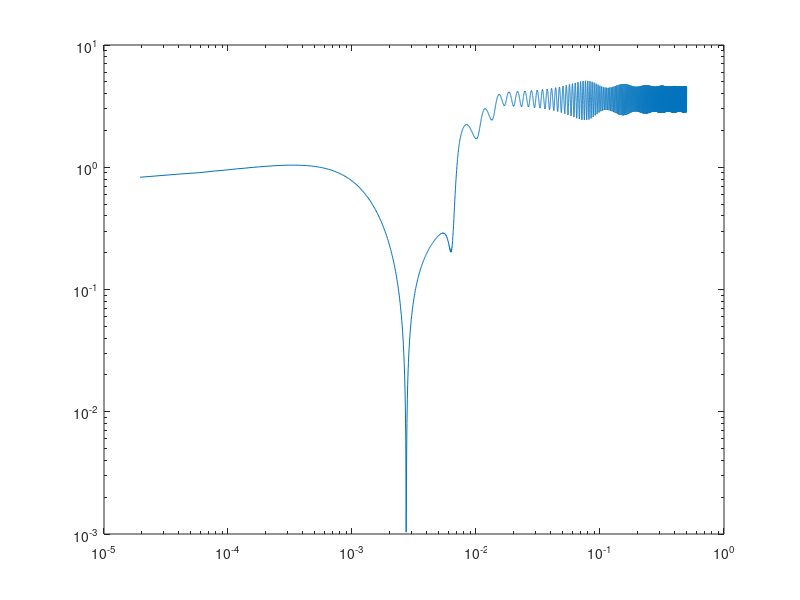

The MATLAB script that drew this image:
%Fisher Equation - Dirichlet
clc
close all

p = 2000;
f = @(x) 1./exp((10*(sqrt(10)/3).*x+1).^2);
sol = @(x,t) 1./((exp(sqrt(p/6).*x-(5*p/6)*t)+1).^2);

ex = 4;

switch ex
    case 1
        dx = 0.05;
        dt = 0.00125;
    case 2
        dx = 0.025;
        dt = 0.0003125;
    case 3
        dx = 0.0125;
        dt = 0.000078125;
    case 4
        dx = 0.00625;
        dt = 0.0000195313;
end
    
xs = 0:dx:1;
time = 0:dt:0.5;
T = length(time);
R = (dt)/(dx^2);

u = f(xs);
u(1) = 1;
u(end) = 0;

error = zeros(1,T);

for t = 1:T
    s = sol(xs,time(t));
    old = u;
    u(2:end-1) = old(2:end-1) + R*(old(3:end)-2*old(2:end-1)+old(1:end-2));
    u(2:end-1) = u(2:end-1) + p*dt*old(2:end-1).*(ones(1,length(xs)-2)-old(2:end-1));
    %Error
    error(t) = abs(norm(s)-norm(u));
    %Plot
%     figure(1);
%     plot(xs,u,xs,s);
%     axis([0,1,0,1])
%     pause(0.01);
end

hold off
pause(1);
loglog(time,error);